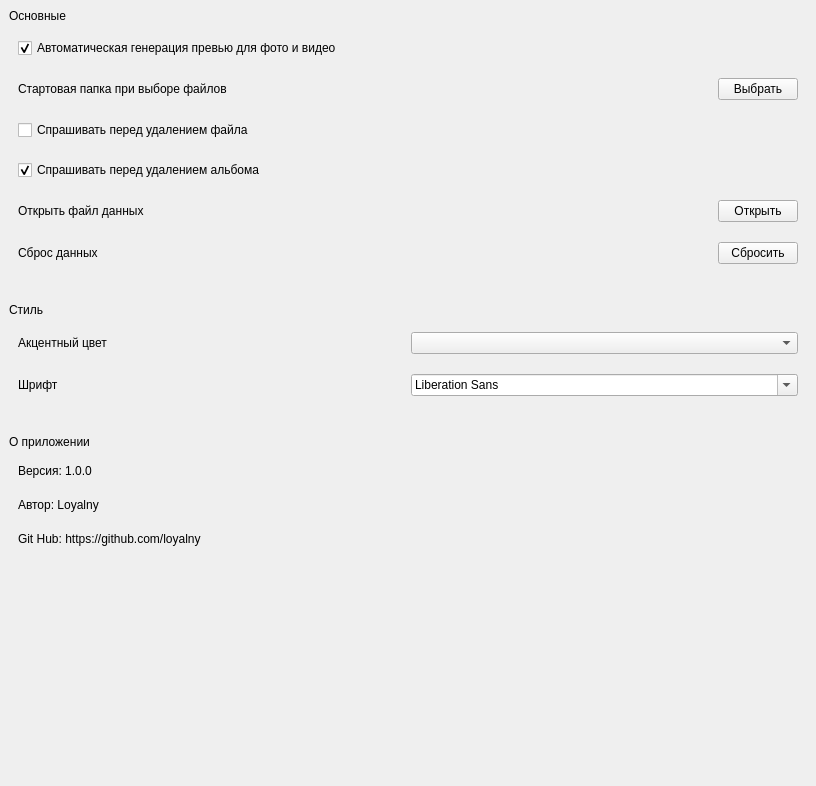
          <widget class="QWidget" name="settings_page_scroll_area_widget">
           <property name="geometry">
            <rect>
             <x>0</x>
             <y>0</y>
             <width>816</width>
             <height>786</height>
            </rect>
           </property>
           <layout class="QVBoxLayout" name="verticalLayout_16">
            <property name="spacing">
             <number>30</number>
            </property>
            <property name="leftMargin">
             <number>9</number>
            </property>
            <property name="topMargin">
             <number>9</number>
            </property>
            <property name="rightMargin">
             <number>9</number>
            </property>
            <property name="bottomMargin">
             <number>9</number>
            </property>
            <item>
             <widget class="QWidget" name="widget_9" native="true">
              <layout class="QVBoxLayout" name="verticalLayout_17">
               <property name="leftMargin">
                <number>0</number>
               </property>
               <property name="topMargin">
                <number>0</number>
               </property>
               <property name="rightMargin">
                <number>0</number>
               </property>
               <property name="bottomMargin">
                <number>0</number>
               </property>
               <item>
                <widget class="QLabel" name="label_8">
                 <property name="sizePolicy">
                  <sizepolicy hsizetype="Preferred" vsizetype="Preferred">
                   <horstretch>0</horstretch>
                   <verstretch>0</verstretch>
                  </sizepolicy>
                 </property>
                 <property name="text">
                  <string>Основные</string>
                 </property>
                </widget>
               </item>
               <item>
                <widget class="QWidget" name="widget" native="true">
                 <layout class="QVBoxLayout" name="verticalLayout_18">
                  <property name="spacing">
                   <number>20</number>
                  </property>
                  <item>
                   <widget class="QCheckBox" name="settings_page_auto_preview">
                    <property name="sizePolicy">
                     <sizepolicy hsizetype="Minimum" vsizetype="Preferred">
                      <horstretch>0</horstretch>
                      <verstretch>0</verstretch>
                     </sizepolicy>
                    </property>
                    <property name="text">
                     <string>Автоматическая генерация превью для фото и видео</string>
                    </property>
                    <property name="checked">
                     <bool>true</bool>
                    </property>
                   </widget>
                  </item>
                  <item>
                   <widget class="QWidget" name="widget_10" native="true">
                    <property name="sizePolicy">
                     <sizepolicy hsizetype="Preferred" vsizetype="Preferred">
                      <horstretch>0</horstretch>
                      <verstretch>0</verstretch>
                     </sizepolicy>
                    </property>
                    <layout class="QHBoxLayout" name="horizontalLayout_10">
                     <property name="leftMargin">
                      <number>0</number>
                     </property>
                     <property name="topMargin">
                      <number>0</number>
                     </property>
                     <property name="rightMargin">
                      <number>0</number>
                     </property>
                     <property name="bottomMargin">
                      <number>0</number>
                     </property>
                     <item>
                      <widget class="QLabel" name="label_9">
                       <property name="text">
                        <string>Стартовая папка при выборе файлов</string>
                       </property>
                      </widget>
                     </item>
                     <item>
                      <widget class="QPushButton" name="settings_page_def_folder_btn">
                       <property name="sizePolicy">
                        <sizepolicy hsizetype="Maximum" vsizetype="Preferred">
                         <horstretch>0</horstretch>
                         <verstretch>0</verstretch>
                        </sizepolicy>
                       </property>
                       <property name="text">
                        <string>Выбрать</string>
                       </property>
                      </widget>
                     </item>
                    </layout>
                   </widget>
                  </item>
                  <item>
                   <widget class="QCheckBox" name="settings_page_file_del_ask_check_box">
                    <property name="sizePolicy">
                     <sizepolicy hsizetype="Minimum" vsizetype="Preferred">
                      <horstretch>0</horstretch>
                      <verstretch>0</verstretch>
                     </sizepolicy>
                    </property>
                    <property name="text">
                     <string>Спрашивать перед удалением файла</string>
                    </property>
                   </widget>
                  </item>
                  <item>
                   <widget class="QCheckBox" name="settings_page_album_del_ask_check_box">
                    <property name="sizePolicy">
                     <sizepolicy hsizetype="Minimum" vsizetype="Preferred">
                      <horstretch>0</horstretch>
                      <verstretch>0</verstretch>
                     </sizepolicy>
                    </property>
                    <property name="text">
                     <string>Спрашивать перед удалением альбома</string>
                    </property>
                    <property name="checked">
                     <bool>true</bool>
                    </property>
                   </widget>
                  </item>
                  <item>
                   <widget class="QWidget" name="widget_11" native="true">
                    <property name="sizePolicy">
                     <sizepolicy hsizetype="Preferred" vsizetype="Preferred">
                      <horstretch>0</horstretch>
                      <verstretch>0</verstretch>
                     </sizepolicy>
                    </property>
                    <layout class="QHBoxLayout" name="horizontalLayout_11">
                     <property name="leftMargin">
                      <number>0</number>
                     </property>
                     <property name="topMargin">
                      <number>0</number>
                     </property>
                     <property name="rightMargin">
                      <number>0</number>
                     </property>
                     <property name="bottomMargin">
                      <number>0</number>
                     </property>
                     <item>
                      <widget class="QLabel" name="label_10">
                       <property name="text">
                        <string>Открыть файл данных</string>
                       </property>
                      </widget>
                     </item>
                     <item>
                      <widget class="QPushButton" name="settings_page_open_data_file_btn">
                       <property name="sizePolicy">
                        <sizepolicy hsizetype="Maximum" vsizetype="Preferred">
                         <horstretch>0</horstretch>
                         <verstretch>0</verstretch>
                        </sizepolicy>
                       </property>
                       <property name="text">
                        <string>Открыть</string>
                       </property>
                      </widget>
                     </item>
                    </layout>
                   </widget>
                  </item>
                  <item>
                   <widget class="QWidget" name="widget_12" native="true">
                    <property name="sizePolicy">
                     <sizepolicy hsizetype="Preferred" vsizetype="Preferred">
                      <horstretch>0</horstretch>
                      <verstretch>0</verstretch>
                     </sizepolicy>
                    </property>
                    <layout class="QHBoxLayout" name="horizontalLayout_9">
                     <property name="leftMargin">
                      <number>0</number>
                     </property>
                     <property name="topMargin">
                      <number>0</number>
                     </property>
                     <property name="rightMargin">
                      <number>0</number>
                     </property>
                     <property name="bottomMargin">
                      <number>0</number>
                     </property>
                     <item>
                      <widget class="QLabel" name="label_11">
                       <property name="text">
                        <string>Сброс данных</string>
                       </property>
                      </widget>
                     </item>
                     <item>
                      <widget class="QPushButton" name="settings_page_remove_data_btn">
                       <property name="sizePolicy">
                        <sizepolicy hsizetype="Maximum" vsizetype="Preferred">
                         <horstretch>0</horstretch>
                         <verstretch>0</verstretch>
                        </sizepolicy>
                       </property>
                       <property name="text">
                        <string>Сбросить</string>
                       </property>
                      </widget>
                     </item>
                    </layout>
                   </widget>
                  </item>
                 </layout>
                </widget>
               </item>
              </layout>
             </widget>
            </item>
            <item>
             <widget class="QWidget" name="widget_2" native="true">
              <layout class="QVBoxLayout" name="verticalLayout_19">
               <property name="leftMargin">
                <number>0</number>
               </property>
               <property name="topMargin">
                <number>0</number>
               </property>
               <property name="rightMargin">
                <number>0</number>
               </property>
               <property name="bottomMargin">
                <number>0</number>
               </property>
               <item>
                <widget class="QLabel" name="label">
                 <property name="text">
                  <string>Стиль</string>
                 </property>
                </widget>
               </item>
               <item>
                <widget class="QWidget" name="widget_3" native="true">
                 <layout class="QVBoxLayout" name="verticalLayout_20">
                  <property name="spacing">
                   <number>20</number>
                  </property>
                  <item>
                   <widget class="QWidget" name="widget_4" native="true">
                    <layout class="QHBoxLayout" name="horizontalLayout_6">
                     <property name="leftMargin">
                      <number>0</number>
                     </property>
                     <property name="topMargin">
                      <number>0</number>
                     </property>
                     <property name="rightMargin">
                      <number>0</number>
                     </property>
                     <property name="bottomMargin">
                      <number>0</number>
                     </property>
                     <item>
                      <widget class="QLabel" name="label_2">
                       <property name="text">
                        <string>Акцентный цвет</string>
                       </property>
                      </widget>
                     </item>
                     <item>
                      <widget class="QComboBox" name="settings_page_accent_color_combo_box"/>
                     </item>
                    </layout>
                   </widget>
                  </item>
                  <item>
                   <widget class="QWidget" name="widget_5" native="true">
                    <layout class="QHBoxLayout" name="horizontalLayout_7">
                     <property name="leftMargin">
                      <number>0</number>
                     </property>
                     <property name="topMargin">
                      <number>0</number>
                     </property>
                     <property name="rightMargin">
                      <number>0</number>
                     </property>
                     <property name="bottomMargin">
                      <number>0</number>
                     </property>
                     <item>
                      <widget class="QLabel" name="label_3">
                       <property name="text">
                        <string>Шрифт</string>
                       </property>
                      </widget>
                     </item>
                     <item>
                      <widget class="QFontComboBox" name="settings_page_font_combo_box"/>
                     </item>
                    </layout>
                   </widget>
                  </item>
                 </layout>
                </widget>
               </item>
              </layout>
             </widget>
            </item>
            <item>
             <widget class="QWidget" name="widget_6" native="true">
              <layout class="QVBoxLayout" name="verticalLayout_21">
               <property name="leftMargin">
                <number>0</number>
               </property>
               <property name="topMargin">
                <number>0</number>
               </property>
               <property name="rightMargin">
                <number>0</number>
               </property>
               <property name="bottomMargin">
                <number>0</number>
               </property>
               <item>
                <widget class="QLabel" name="label_4">
                 <property name="text">
                  <string>О приложении</string>
                 </property>
                </widget>
               </item>
               <item>
                <widget class="QWidget" name="widget_7" native="true">
                 <layout class="QVBoxLayout" name="verticalLayout_22">
                  <property name="spacing">
                   <number>20</number>
                  </property>
                  <item>
                   <widget class="QLabel" name="label_5">
                    <property name="text">
                     <string>Версия: 1.0.0</string>
                    </property>
                   </widget>
                  </item>
                  <item>
                   <widget class="QLabel" name="label_6">
                    <property name="text">
                     <string>Автор: Loyalny</string>
                    </property>
                   </widget>
                  </item>
                  <item>
                   <widget class="QLabel" name="label_7">
                    <property name="text">
                     <string>Git Hub: https://github.com/loyalny</string>
                    </property>
                   </widget>
                  </item>
                 </layout>
                </widget>
               </item>
              </layout>
             </widget>
            </item>
            <item>
             <spacer name="verticalSpacer_8">
              <property name="orientation">
               <enum>Qt::Orientation::Vertical</enum>
              </property>
              <property name="sizeHint" stdset="0">
               <size>
                <width>20</width>
                <height>40</height>
               </size>
              </property>
             </spacer>
            </item>
           </layout>
          </widget>
